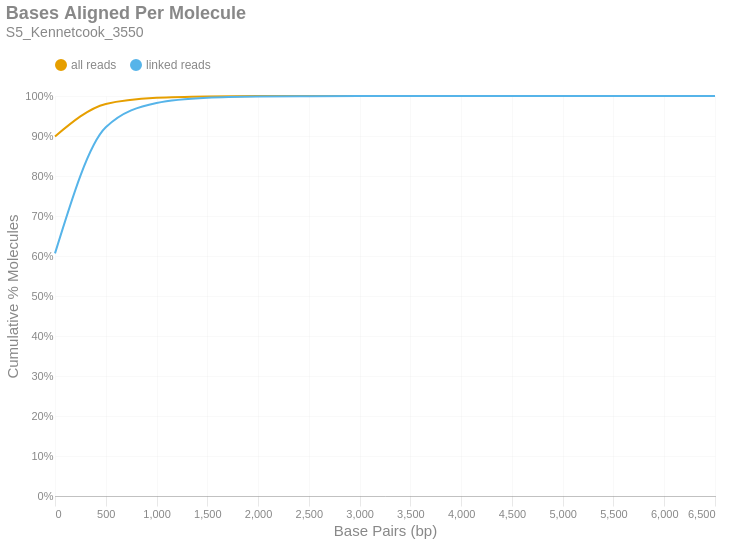

The code cell stored with this chart in its notebook:
### Markdown cell above
### Bases Aligned Per Molecule
This is a cumulative frequency distribution showing the number of base pairs aligned per unique molecule. These data are shown in 500 bp bins. There are two distributions: one with `all reads` (yellow) and another with only `linked reads` (blue). The percent of molecules in the `linked reads` distribution is relative to the total number of linked molecules.

### Code cell
if SKIPLR:
    print_html(f"Skipped")
else:
    binned_df = consolidated_hist(valids['aligned_bp'], mask, 500, True)
    with SafeRender(binned_df):
        (
            density_plot(binned_df, 'Bases Aligned Per Molecule', samplename, 'basesper')
            .encode(
                x=alt.X('bin:Q', title="Base Pairs (bp)").axis(tickMinStep=500).scale(padding=0),
                y=alt.Y('value:Q', title='Cumulative % Molecules')
                    .axis(format='%')
                    .scale(domain = [0,1])
                    .stack(False),
                color=alt.Color("key:N").scale(domain = ["all reads", "linked reads"]),
                tooltip = [
                    alt.Tooltip("key:N", title = "Data Type"),
                    alt.Tooltip("range_label:N", title="Bases Aligned Per Molecule"),
                    alt.Tooltip("value:Q", format = ".2%", title="% Molecules (Cum.)")
                ]
            )
        ).display()

### Figure 1 — Vega-Lite specification as saved in the notebook (floating-point values rounded to 4 significant figures)
{"width": "container", "height": 400, "config": {"title": {"anchor": "start", "dy": -15, "fontSize": 18, "color": "#888888", "subtitleColor": "#888888", "subtitleFontSize": 14}, "arc": {"fill": "#0072B2"}, "axis": {"domainColor": "#888888", "domainWidth": 0.5, "gridWidth": 0.2, "grid": false, "titleFontWeight": 400, "titleFontSize": 15, "labelFontSize": 11, "labelColor": "#888888", "tickColor": "#888888", "tickWidth": 0.2, "titleColor": "#888888"}, "axisBand": {"grid": false}, "axisX": {"grid": true, "tickSize": 10, "domainCap": "round"}, "axisY": {"domain": false, "grid": true, "tickSize": 0, "domainCap": "round"}, "background": "transparent", "header": {"labelFontSize": 15, "labelColor": "#888888", "titleFontSize": 15, "titleFontWeight": 600, "titleColor": "#888888"}, "legend": {"labelFont": "sans-serif", "labelFontSize": 12, "labelColor": "#888888", "symbolSize": 100, "symbolType": "circle", "titleFontSize": 12, "titlePadding": 10, "titleColor": "#888888", "title": null, "orient": "top"}, "range": {"category": ["#E69F00", "#56B4E9", "#009E73", "#F0E442", "#0072B2", "#D55E00", "#CC79A7", "#000000"], "diverging": ["#cfe8f3", "#a2d4ec", "#73bfe2", "#46abdb", "#1696d2", "#12719e"]}, "area": {"fill": "#0072B2", "fillOpacity": 0.7, "line": true, "strokeOpacity": 0.7}, "line": {"color": "#0072B2", "stroke": "#0072B2", "strokeWidth": 2}, "trail": {"color": "#0072B2", "stroke": "#0072B2", "strokeWidth": 0, "size": 1}, "point": {"filled": true, "fillOpacity": 1.0, "size": 95}, "text": {"color": "#888888", "fontSize": 11, "align": "right", "fontWeight": 400, "size": 11}, "bar": {"fill": "#0072B2", "stroke": null}, "view": {"stroke": null, "continuousWidth": 660, "continuousHeight": 400}}, "data": {"name": "data-1a04789190df7cd2b09b72a24bbc2cc1"}, "mark": {"type": "line", "interpolate": "monotone", "point": {"opacity": 0, "size": 275}}, "encoding": {"color": {"field": "key", "scale": {"domain": ["all reads", "linked reads"]}, "type": "nominal"}, "tooltip": [{"field": "key", "title": "Data Type", "type": "nominal"}, {"field": "range_label", "title": "Bases Aligned Per Molecule", "type": "nominal"}, {"field": "value", "format": ".2%", "title": "% Molecules (Cum.)", "type": "quantitative"}], "x": {"axis": {"tickMinStep": 500}, "field": "bin", "scale": {"padding": 0}, "title": "Base Pairs (bp)", "type": "quantitative"}, "y": {"axis": {"format": "%"}, "field": "value", "scale": {"domain": [0, 1]}, "stack": false, "title": "Cumulative % Molecules", "type": "quantitative"}}, "params": [{"name": "param_c36ac31b6afebe62", "select": {"type": "point", "fields": ["key"]}, "bind": "legend"}], "title": {"text": "Bases Aligned Per Molecule", "subtitle": "S5_Kennetcook_3550"}, "transform": [{"fold": ["all reads (cumsum)", "linked reads (cumsum)"]}, {"calculate": "replace(datum.key, ' (cumsum)', '')", "as": "key"}, {"filter": {"param": "param_c36ac31b6afebe62"}}], "usermeta": {"embedOptions": {"downloadFileName": "S5_Kennetcook_3550.basesper"}}, "$schema": "https://vega.github.io/schema/vega-lite/v6.1.0.json", "datasets": {"data-1a04789190df7cd2b09b72a24bbc2cc1": [{"bin": "0.0", "interval": "0.0-500.0", "all reads": 0.899, "linked reads": 0.6065, "all reads (cumsum)": 0.899, "linked reads (cumsum)": 0.6065, "range_label": "0-499"}, {"bin": "500.0", "interval": "500.0-1000.0", "all reads": 0.08111, "linked reads": 0.3154, "all reads (cumsum)": 0.9801, "linked reads (cumsum)": 0.9219, "range_label": "500-999"}, {"bin": "1000.0", "interval": "1000.0-1500.0", "all reads": 0.01551, "linked reads": 0.06077, "all reads (cumsum)": 0.9956, "linked reads (cumsum)": 0.9826, "range_label": "1000-1499"}, {"bin": "1500.0", "interval": "1500.0-2000.0", "all reads": 0.003334, "linked reads": 0.01307, "all reads (cumsum)": 0.9989, "linked reads (cumsum)": 0.9957, "range_label": "1500-1999"}, {"bin": "2000.0", "interval": "2000.0-2500.0", "all reads": 0.0007971, "linked reads": 0.003125, "all reads (cumsum)": 0.9997, "linked reads (cumsum)": 0.9988, "range_label": "2000-2499"}, {"bin": "2500.0", "interval": "2500.0-3000.0", "all reads": 0.0001912, "linked reads": 0.0007497, "all reads (cumsum)": 0.9999, "linked reads (cumsum)": 0.9996, "range_label": "2500-2999"}, {"bin": "3000.0", "interval": "3000.0-3500.0", "all reads": 6.779e-05, "linked reads": 0.0002658, "all reads (cumsum)": 1.0, "linked reads (cumsum)": 0.9999, "range_label": "3000-3499"}, {"bin": "3500.0", "interval": "3500.0-4000.0", "all reads": 2.195e-05, "linked reads": 8.604e-05, "all reads (cumsum)": 1.0, "linked reads (cumsum)": 0.9999, "range_label": "3500-3999"}, {"bin": "4000.0", "interval": "4000.0-4500.0", "all reads": 7.838e-06, "linked reads": 3.073e-05, "all reads (cumsum)": 1.0, "linked reads (cumsum)": 1.0, "range_label": "4000-4499"}, {"bin": "4500.0", "interval": "4500.0-5000.0", "all reads": 3.919e-06, "linked reads": 1.536e-05, "all reads (cumsum)": 1.0, "linked reads (cumsum)": 1.0, "range_label": "4500-4999"}, {"bin": "5000.0", "interval": "5000.0-5500.0", "all reads": 1.568e-06, "linked reads": 6.145e-06, "all reads (cumsum)": 1.0, "linked reads (cumsum)": 1.0, "range_label": "5000-5499"}, {"bin": "5500.0", "interval": "5500.0-6000.0", "all reads": 7.838e-07, "linked reads": 3.073e-06, "all reads (cumsum)": 1.0, "linked reads (cumsum)": 1.0, "range_label": "5500-5999"}, {"bin": "6000.0", "interval": "6000.0-6500.0", "all reads": 0.0, "linked reads": 0.0, "all reads (cumsum)": 1.0, "linked reads (cumsum)": 1.0, "range_label": "6000-6499"}, {"bin": "6500.0", "interval": "6500.0-7000.0", "all reads": 3.919e-07, "linked reads": 1.536e-06, "all reads (cumsum)": 1.0, "linked reads (cumsum)": 1.0, "range_label": "6500-6999"}]}}
